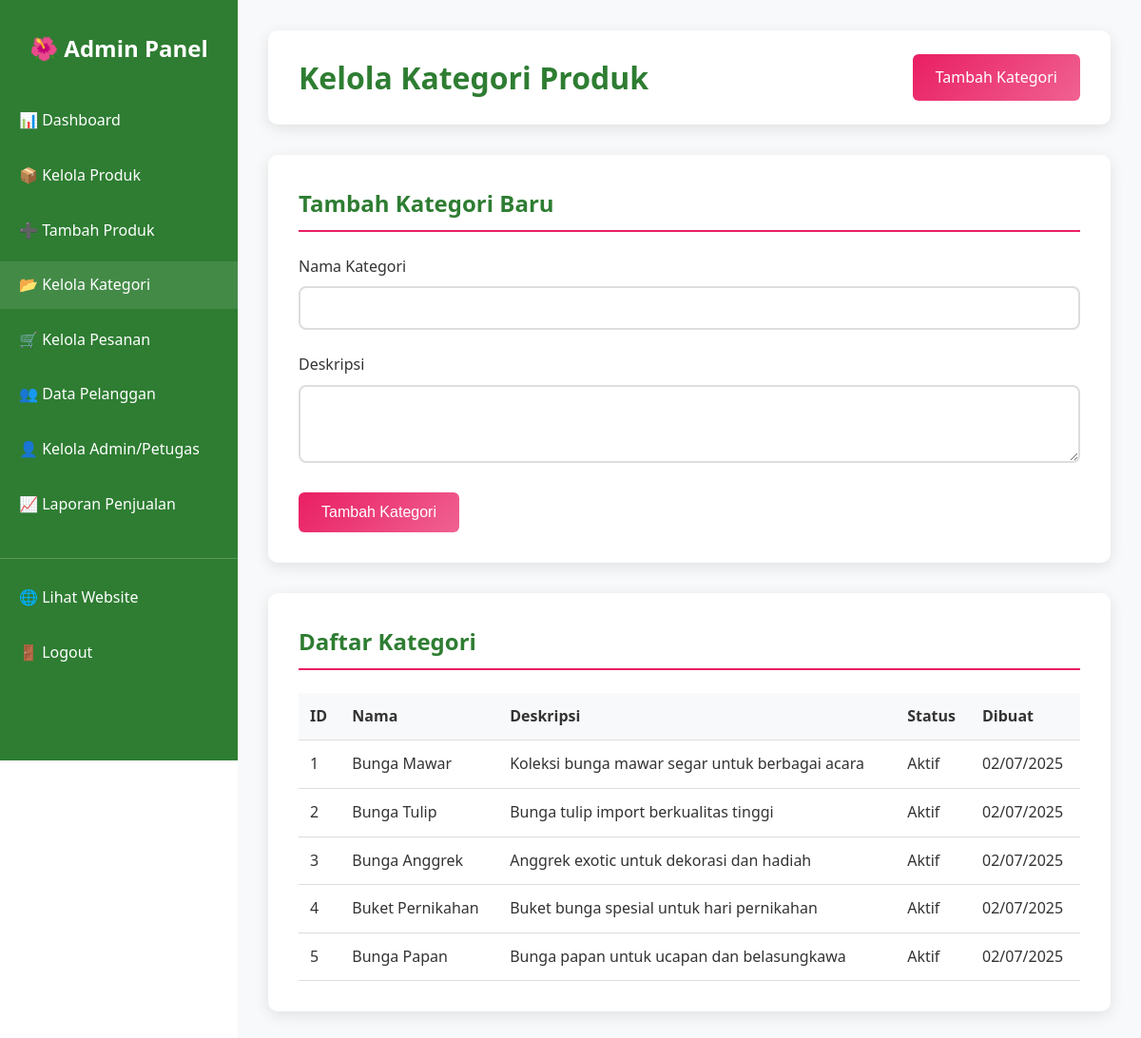
Screenshot of /admin/categories.php (signed in) with the database file from the repository.
### tables this page shows
CREATE TABLE categories (
    id INT PRIMARY KEY AUTO_INCREMENT,
    name VARCHAR(100) NOT NULL,
    description TEXT,
    image VARCHAR(255),
    is_active TINYINT(1) DEFAULT 1,
    created_at TIMESTAMP DEFAULT CURRENT_TIMESTAMP,
    updated_at TIMESTAMP DEFAULT CURRENT_TIMESTAMP ON UPDATE CURRENT_TIMESTAMP
);

### admin/categories.php (the view, shortened to what this page needs)
<?php
$pdo = getConnection();
$stmt = $pdo->prepare("SELECT * FROM categories ORDER BY created_at DESC");
$stmt->execute();
$categories = $stmt->fetchAll();
?>
<!DOCTYPE html>
<html lang="id">
<head>
    <link rel="stylesheet" href="../assets/css/style.css">
    <link rel="stylesheet" href="assets/admin.css">
</head>
<body>
    <div class="admin-container">
        <?php include 'includes/sidebar.php'; ?>
        <div class="main-content">
            <div class="page-header">
                <h1>Kelola Kategori Produk</h1>
                <a href="?add=1" class="btn btn-primary">Tambah Kategori</a>
            </div>
            <div class="content-card">
                <h2>Tambah Kategori Baru</h2>
                <form method="POST">
                    <div class="form-group">
                        <label>Nama Kategori</label>
                        <input type="text" name="name" class="form-control" required>
                    </div>
                    <div class="form-group">
                        <label>Deskripsi</label>
                        <textarea name="description" class="form-control" rows="3"></textarea>
                    </div>
                    <button type="submit" class="btn btn-primary">Tambah Kategori</button>
                </form>
            </div>
            <div class="content-card">
                <h2>Daftar Kategori</h2>
                <table class="table">
                    <thead>
                        <tr>
                            <th>ID</th>
                            <th>Nama</th>
                            <th>Deskripsi</th>
                            <th>Status</th>
                            <th>Dibuat</th>
                        </tr>
                    </thead>
                    <tbody>
                        <?php foreach($categories as $category): ?>
                        <tr>
                            <td><?php echo $category['id']; ?></td>
                            <td><?php echo htmlspecialchars($category['name']); ?></td>
                            <td><?php echo htmlspecialchars($category['description']); ?></td>
                            <td><?php echo $category['is_active'] ? 'Aktif' : 'Tidak Aktif'; ?></td>
                            <td><?php echo date('d/m/Y', strtotime($category['created_at'])); ?></td>
                        </tr>
                        <?php endforeach; ?>
                    </tbody>
                </table>
            </div>
        </div>
    </div>
</body>
</html>

### assets/css/style.css (style rules this page uses)
* { margin: 0; padding: 0; box-sizing: border-box; }
body { font-family: 'Segoe UI', Tahoma, Geneva, Verdana, sans-serif; line-height: 1.6; color: #333; background-color: #fff; }
.btn { display: inline-block; padding: 12px 24px; border: none; border-radius: 6px; text-decoration: none; text-align: center; cursor: pointer; font-size: 16px; font-weight: 500; transition: all 0.3s ease; }
.btn-primary { background: linear-gradient(135deg, #e91e63, #f06292); color: white; }
.form-group { margin-bottom: 1.5rem; }
.form-group label { display: block; margin-bottom: 0.5rem; font-weight: 500; color: #333; }
.form-control { width: 100%; padding: 12px 16px; border: 2px solid #ddd; border-radius: 8px; font-size: 16px; transition: border-color 0.3s ease; }
.page-header { background: linear-gradient(135deg, #f8f9fa, #e8f5e8); padding: 2rem 0; text-align: center; }
.main-content { min-height: 100vh; padding-top: 0; }

### admin/assets/admin.css (style rules this page uses)
.admin-container { display: flex; min-height: 100vh; font-family: 'Segoe UI', Tahoma, Geneva, Verdana, sans-serif; }
.main-content { flex: 1; margin-left: 250px; padding: 2rem; background: #f8f9fa; min-height: 100vh; }
.page-header { display: flex; justify-content: space-between; align-items: center; margin-bottom: 2rem; background: white; padding: 1.5rem 2rem; border-radius: 10px; box-shadow: 0 4px 15px rgba(0,0,0,0.1); }
.page-header h1 { color: #2e7d32; margin: 0; font-size: 2rem; }
.content-card { background: white; padding: 2rem; border-radius: 10px; box-shadow: 0 4px 15px rgba(0,0,0,0.1); margin-bottom: 2rem; }
.content-card h2 { color: #2e7d32; margin-bottom: 1.5rem; font-size: 1.5rem; border-bottom: 2px solid #e91e63; padding-bottom: 0.5rem; }
.form-group { margin-bottom: 1.5rem; }
.form-group label { display: block; margin-bottom: 0.5rem; font-weight: 500; color: #333; }
.form-control { width: 100%; padding: 12px 16px; border: 2px solid #ddd; border-radius: 8px; font-size: 16px; transition: border-color 0.3s ease; }
.btn { display: inline-block; padding: 12px 24px; border: none; border-radius: 6px; text-decoration: none; text-align: center; cursor: pointer; font-size: 16px; font-weight: 500; transition: all 0.3s ease; }
.btn-primary { background: linear-gradient(135deg, #e91e63, #f06292); color: white; }
.table { width: 100%; border-collapse: collapse; margin-top: 1rem; }
.table th, .table td { padding: 12px; text-align: left; border-bottom: 1px solid #ddd; vertical-align: middle; }
.table th { background: #f8f9fa; font-weight: 600; color: #333; position: sticky; top: 0; }

### rows the page displays
categories: id "1", name "Bunga Mawar", description "Koleksi bunga mawar segar untuk berbagai acara", is_active "Aktif", created_at "02/07/2025"
categories: id "2", name "Bunga Tulip", description "Bunga tulip import berkualitas tinggi", is_active "Aktif", created_at "02/07/2025"
categories: id "3", name "Bunga Anggrek", description "Anggrek exotic untuk dekorasi dan hadiah", is_active "Aktif", created_at "02/07/2025"
categories: id "4", name "Buket Pernikahan", description "Buket bunga spesial untuk hari pernikahan", is_active "Aktif", created_at "02/07/2025"
categories: id "5", name "Bunga Papan", description "Bunga papan untuk ucapan dan belasungkawa", is_active "Aktif", created_at "02/07/2025"
